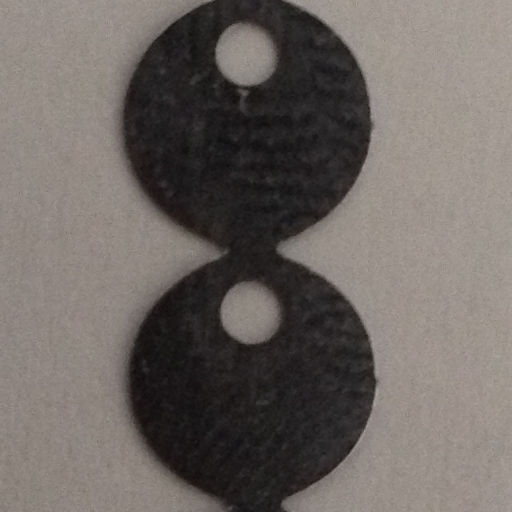
#> input picture silver.jpg, 1024 x 1024 px (shown at 1/2 size)
$ python histograma.py
#> lines starting #> are read from the running program, lines starting #| are printed output that depends on the picture; after the words box and inside, x2 and y2 are one past the last pixel; in counts of white or black regions, pixels touching at a corner belong together
from matplotlib import pyplot as plt
import numpy as np
import argparse
import cv2
import imutils

###################      carrega imagem         #######################
image = cv2.imread('silver.jpg')
#> image is the input picture: shape (1024, 1024, 3); mean B, G, R 97.8, 102.2, 109
camera = cv2.VideoCapture(1)

while True:
    (grabbed, frame) = camera.read()
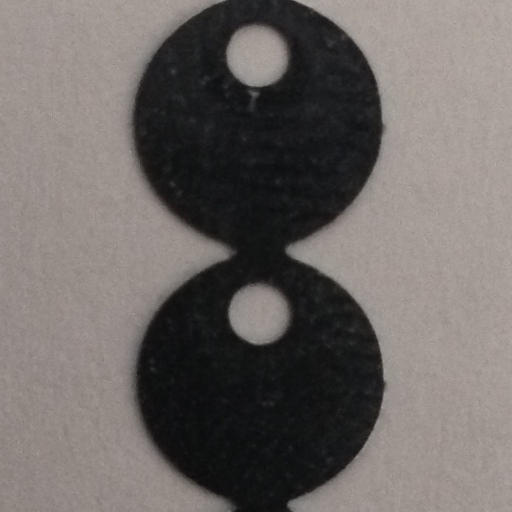
#> input picture silver2.jpg, 1024 x 1024 px, given in place of the camera (shown at 1/2 size)
#> frame is the input picture: shape (1024, 1024, 3); mean B, G, R 100.7, 103.7, 109.1


    gray = cv2.cvtColor(frame, cv2.COLOR_BGR2GRAY)

    if cv2.waitKey(1) & 0xFF == ord("q"):
#> (key q is pressed here)
        break
    frame = imutils.resize(frame, width = 500)
    cv2.imshow("Face", frame)

camera.release()
###################       imagem em tons de cinzento        ################
image =frame.copy()
image = cv2.cvtColor(image, cv2.COLOR_BGR2GRAY)

###################      redimensiona imagem         #######################

gblur= cv2.GaussianBlur(image, (7, 7),0)

blur= cv2.blur(image, (7, 7))

###################      mostra imagem         #######################
#cv2.imshow("Original", small)


###################  fim grafico com o histograma #######################
eq = cv2.bilateralFilter(image, 25, 80, 150)
(T, eq) = cv2.threshold(eq, 80, 255, cv2.THRESH_BINARY)
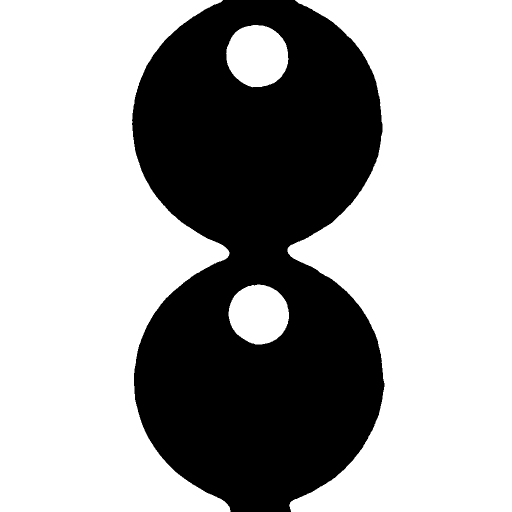
#> eq: shape (1024, 1024) (shown at 1/2 size); 64.6% white; 1 black region, box (x1, y1, x2, y2) and area: (264, 0, 769, 1024) 371143
#eq=cv2.adaptiveThreshold(eq, 255,                         cv2.ADAPTIVE_THRESH_GAUSSIAN_C, cv2.THRESH_BINARY_INV, 15, 1)
eq = cv2.resize(eq, (0,0), fx=0.3, fy=0.3)
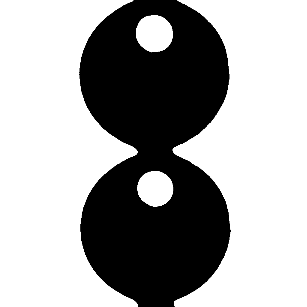
#> eq: shape (307, 307); min 0, max 255, mean 164.6
blurred = np.hstack([
                     cv2.GaussianBlur(image, (7,7), 0),
                     cv2.blur(image, (7,7)),
                     cv2.medianBlur(image, 7),
                     cv2.bilateralFilter(image, 55, 80, 100)])
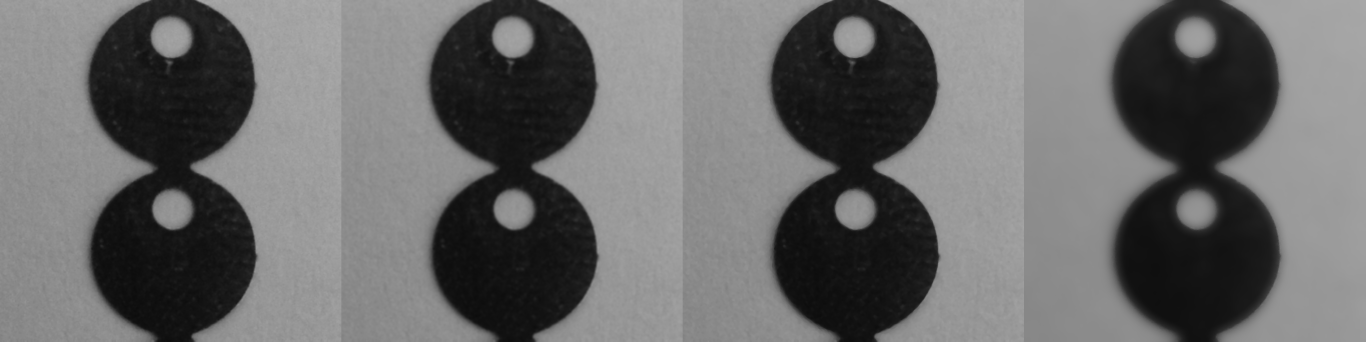
#> blurred: shape (1024, 4096) (shown at 1/3 size); min 11, max 173, mean 104.9
blurred = cv2.resize(blurred, (0,0), fx=0.3, fy=0.3)
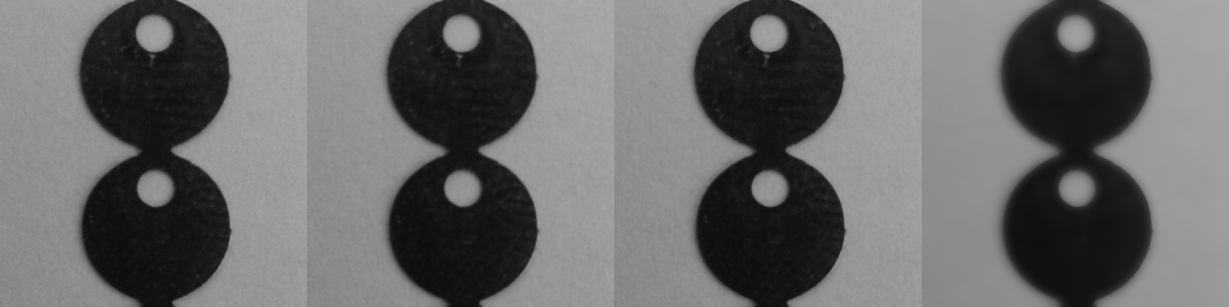
#> blurred: shape (307, 1229); min 11, max 172, mean 104.9

cv2.imshow("Blur com diferentes tecnicas", np.hstack([blurred, eq]))
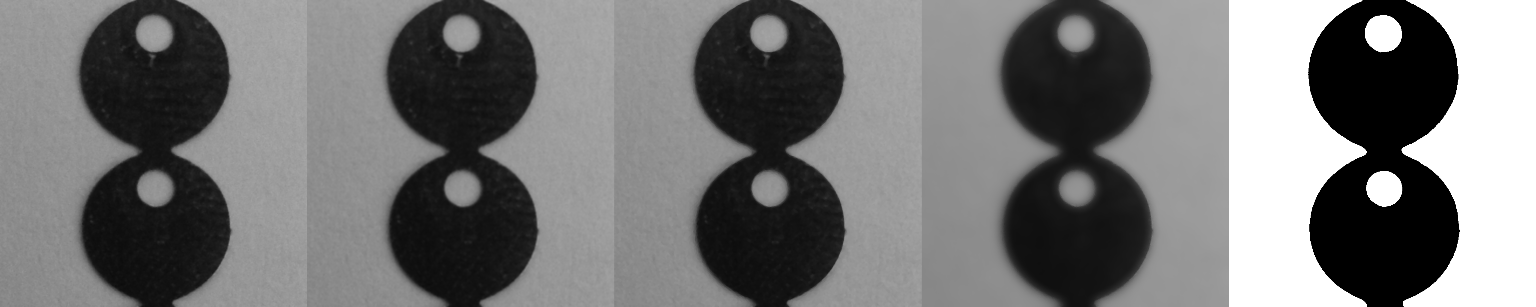
#> window 'Blur com diferentes tecnicas': shape (307, 1536); min 0, max 255, mean 116.8

###################      calcula histograma da imagem         ###############
hist = cv2.calcHist([eq], [0], None, [256], [0, 256])
#> hist = 256 values, max 60645 at index 255, min 0 at index 1, mean 368.2

###################  grafico com o histograma    #######################
plt.figure()
plt.title("Grayscale Histogram")
plt.xlabel("Bins")
plt.ylabel("# of Pixels")
plt.plot(hist)
plt.xlim([0, 256])
plt.show()
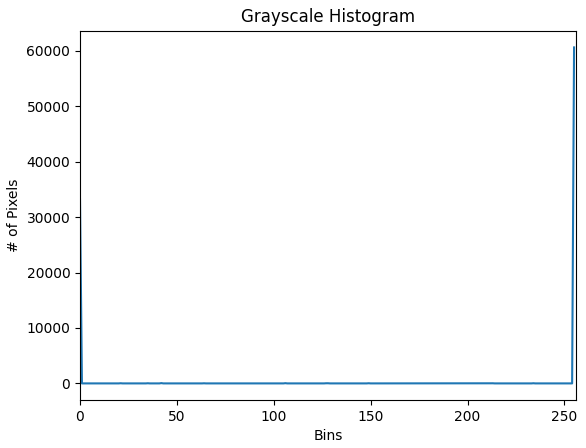
#> figure drawn by matplotlib, 1 panel; curve peaks at x = 255, y = 60645
cv2.waitKey()
cv2.destroyAllWindows()
